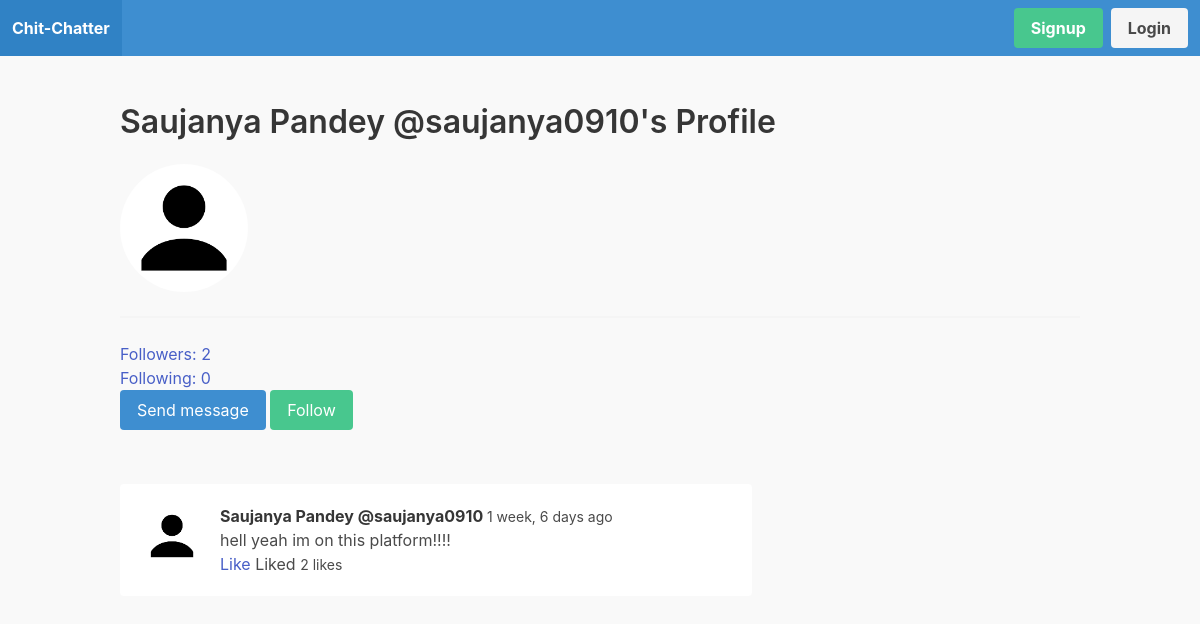
The app's page /profile/saujanya0910/, older data.
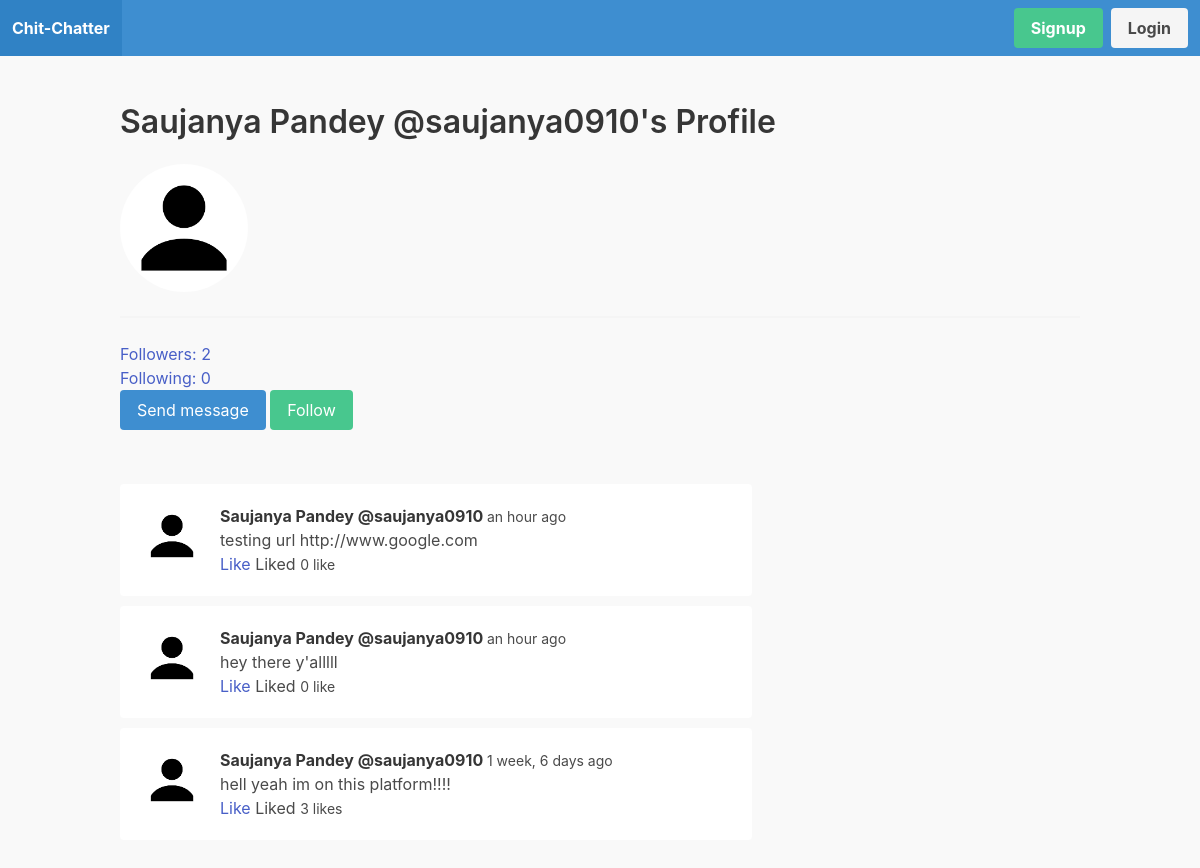
The same page, newer data.
### apps/user_profile/models.py (models this page shows, shortened)
class UserProfile(models.Model):
  user = models.OneToOneField(User, on_delete=models.CASCADE)
  follows = models.ManyToManyField('self', related_name='followed_by', symmetrical=False)  # if A follows B, B should not automatically follow back A
  avatar = models.ImageField(upload_to='uploads/', null=False, blank=False, default='uploads/default.jpg')

### apps/feed/models.py (models this page shows, shortened)
class Tweet(models.Model):
  body = models.CharField(max_length=255)
  created_by = models.ForeignKey(User, on_delete=models.CASCADE, related_name='tweets')
  created_at = models.DateTimeField(auto_now_add=True)
  class Meta:
    ordering = ('-created_at',)

### apps/user_profile/views.py (the view)
# urls.py: path('profile/<str:username>/', user_profile, name='user_profile'),
def user_profile(request, username):
  user = get_object_or_404(User, username=username)
  tweets = user.tweets.all()
  for tweet in tweets:
    likes = tweet.likes.filter(created_by_id=request.user.id)
    if likes.count() > 0:
      tweet.liked = True
    else:
      tweet.liked = False
  context = {
    'user': user,
    'tweets': tweets
  }
  return render(request, 'user_profile/user_profile.html', context)

### apps/notification/context_processors.py (called while the page is built)
def notifications(request):
  if request.user.is_authenticated:
    return {'notifications': request.user.notifications.filter(is_read=False)}
  else:
    return {'notifications': []}

### apps/user_profile/templates/user_profile/user_profile.html (shortened to what this page needs)
{% extends 'core/base.html' %}
  {% load humanize %}
  {% block content %}
    <div class="container" id="user_profile_app">
      <div class="columns">
        <div class="column is-12">
          <h1 class="title">
            {{ user.first_name }} {{ user.last_name }} @{{ user.username }}'s Profile
          </h1>
          {% if user.user_profile.avatar %}
            <figure class="image is-128x128">
              <img src="{{ user.user_profile.avatar.url }}" style="border-radius: 50%;" alt="">
            </figure>
          {% endif %}
          <hr>
          <p>
            <a href="{% url 'followers' user.username %}">
              Followers: {{ user.user_profile.followed_by.count }}
            </a>
          </p>
          <p>
            <a href="{% url 'followings' user.username %}">
              Following: {{ user.user_profile.follows.count }}
            </a>
          </p>
          {% if user != request.user %}
            <a href="{% url 'conversation' user.id %}" class="button is-info">
              Send message
            </a>
            {% if request.user.user_profile in user.user_profile.followed_by.all %}
              <a href="{% url 'unfollow_user' user.username %}" class="button is-danger">
                Unfollow
              </a>
            {% else %}
              <a href="{% url 'follow_user' user.username %}" class="button is-success">
                Follow
              </a>
            {% endif %}
          {% endif %}
        </div>
      </div>
      <div class="columns">
        <div class="column is-8">
          <div class="wrapper-tweets">
            {% for tweet in tweets %}
              <div class="tweet">
                <article class="media">
                  <figure class="media-left">
                    <p class="image is-64x64">
                      {% if user.user_profile.avatar %}
                        <img src="{{ user.user_profile.avatar.url }}" alt="" style="border-radius: 50%;">
                      {% endif %}
                    </p>
                  </figure>
                  <div class="media-content">
                    <div class="content">
                      <p>
                        <strong>
                          {{ tweet.created_by.first_name }} {{ tweet.created_by.last_name }} @{{ tweet.created_by.username }}
                        </strong>
                        <small>
                          {{ tweet.created_at|naturaltime }}
                        </small>
                        <br>
                        {{ tweet.body }}
												<br>
												<a @click="likeTweet({{ tweet.id}})" v-if="!liked_tweets.includes({{ tweet.id }})">Like</a>
												<span v-if="liked_tweets.includes({{ tweet.id }})">Liked</span>
												<small id="likes-{{ tweet.id }}">
                          {% if tweet.likes.count > 1 %}
                            {{ tweet.likes.count }} likes
                          {% else %}
                            {{ tweet.likes.count }} like
                          {% endif %}
                        </small>
                      </p>
                    </div>
                  </div>
                </article>
              </div>
            {% endfor %}
          </div>
        </div>
      </div>
    </div>
  {% endblock %}

### apps/core/templates/core/base.html (shortened to what this page needs)
<!DOCTYPE html>
{% load static %}
<html lang="en">
<head>
  <link rel="stylesheet" href="https://cdn.jsdelivr.net/npm/bulma@0.9.3/css/bulma.min.css">
  <link rel="stylesheet" href="{% static 'css/main.css' %}" type="text/css">
</head>
<body>
  <nav class="navbar is-info" role="navigation">
    <div class="navbar-brand">
      <a href="/" class="navbar-item">
        <strong>
          Chit-Chatter
        </strong>
      </a>
    </div>
    <div class="navbar-menu" id="navMenu">
      <div class="navbar-start">
        <div class="navbar-item">
        </div>
      </div>
      <div class="navbar-end">
        <div class="navbar-item">
          <div class="buttons">
            {% if not request.user.is_authenticated %}
            <a href="{% url 'signup' %}" class="button is-success">
              <strong>
                Signup
              </strong>
            </a>
            {% endif %}
            {% if not request.user.is_authenticated %}
            <a href="{% url 'login' %}" class="button is-light">
              <strong>
                Login
              </strong>
            </a>
            {% endif %}
          </div>
        </div>
      </div>
    </div>
  </nav>
  <section class="section">
    {% block content %}
    {% endblock %}
  </section>
</body>
</html>

### static/css/main.css (style rules this page uses)
body { background: #f9f9f9; }
.wrapper-tweets { margin-top: 30px; }
.wrapper-tweets .tweet , .notification-wrapper .media { margin-bottom: 10px; padding: 20px; border-radius: 4px; background: #fff; }

Row changes from the older to the newer data that the page shows:
added Tweet: user_profile.avatar (placeholder picture), created_by.first_name "Saujanya", created_by.last_name "Pandey", created_by.username "saujanya0910", created_at "an hour ago", body "testing url http://www.google.com", likes.count "0"
added Tweet: user_profile.avatar (placeholder picture), created_by.first_name "Saujanya", created_by.last_name "Pandey", created_by.username "saujanya0910", created_at "an hour ago", body "hey there y'alllll", likes.count "0"
computed for Tweet "hell yeah im on this platform!!!!": likes.count "2" → "3"
